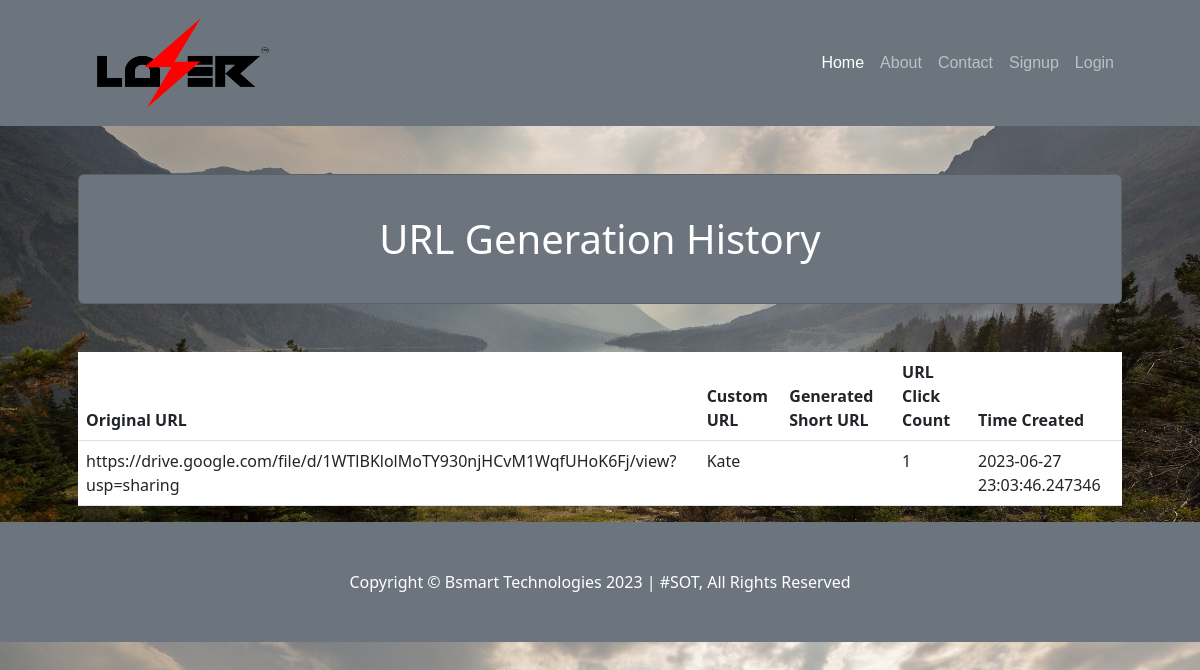
The app's page /history with its own data.
### core/models.py (models this page shows, shortened)
class ShortUrls(db.Model):
    __tablename__ = 'shorturls'
    id = db.Column(db.Integer, primary_key=True)
    user_id = db.Column(db.Integer, db.ForeignKey('users.id'), nullable=False)
    original_url = db.Column(db.String(2048), nullable=False)
    short_id = db.Column(db.String(16), nullable=False, unique=True)
    short_url = db.Column(db.String(100))
    click_count = db.Column(db.Integer, default=0)
    created_at = db.Column(db.DateTime, default=datetime.utcnow)
    clicks = db.relationship('Click', backref='shorturls', lazy=True)
    shorturls_user = db.relationship('User', backref='shorturls')

### core/routes.py (the view)
@app.route('/history')
def history():
    url_activities = ShortUrls.query.all()
    return render_template('history.html', url_activities=url_activities)

### core/templates/history.html
{% extends 'base.html' %}
{% block content %}
<div class="container px-4 px-lg-5">
    <div class="card text-white bg-secondary my-5 py-4 text-center">
        <div class="card-body">
            <h1 class="text-white m-0">URL Generation History</h1>
        </div>
    </div>
    <div class="row gx-4 gx-lg-5">
        <div class="col-lg-12">
            <table class="table" style="background-color: #ffff;">
                <thead>
                    <tr>
                        <th scope="col">Original URL</th>
                        <th scope="col">Custom URL</th>
                        <th scope="col">Generated Short URL</th>
                        <th scope="col">URL Click Count</th>
                        <th scope="col">Time Created</th>
                    </tr>
                </thead>
                <tbody>
                    {% for activity in url_activities %}
                    <tr>
                        <td>{{ activity.original_url }}</td>
                        <td>{{ activity.short_id }}</td>
                        <td>{{ activity.short_url }}</td>
                        <td>{{ activity.click_count }}</td>
                        <td>{{ activity.created_at }}</td>
                    </tr>
                    {% endfor %}
                </tbody>
            </table>
        </div>
    </div>
</div>
{% endblock %}

### records on screen
ShortUrls: original_url "https://drive.google.com/file/d/1WTlBKlolMoTY930njHCvM1WqfUHoK6Fj/view?usp=sharing", short_id "Kate", click_count "1", created_at "2023-06-27 23:03:46.247346"
